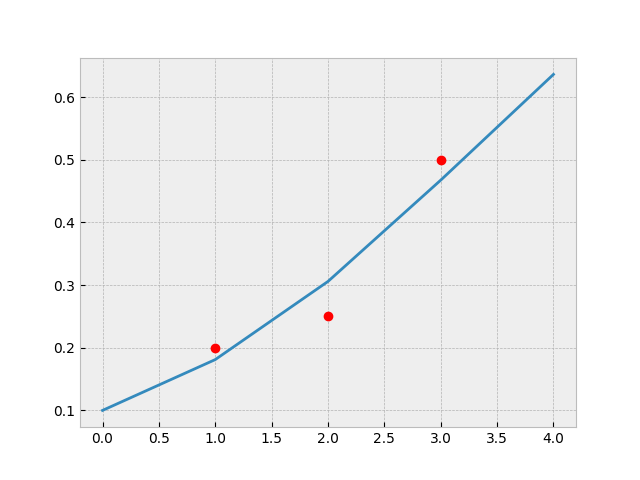

Write the Python code that produced this figure.
import matplotlib.pyplot as plt
import math


plt.style.use('bmh')
plt.plot([i for i in range(5)], [(1/(1+math.e**(-0.69*j+2.2))) for j in range(5)]) # plot line segments
plt.plot([1, 2, 3], [0.2, 0.25, 0.5], 'ro') # plot red ('r') circles ('o')
plt.savefig('33-1graph.png')